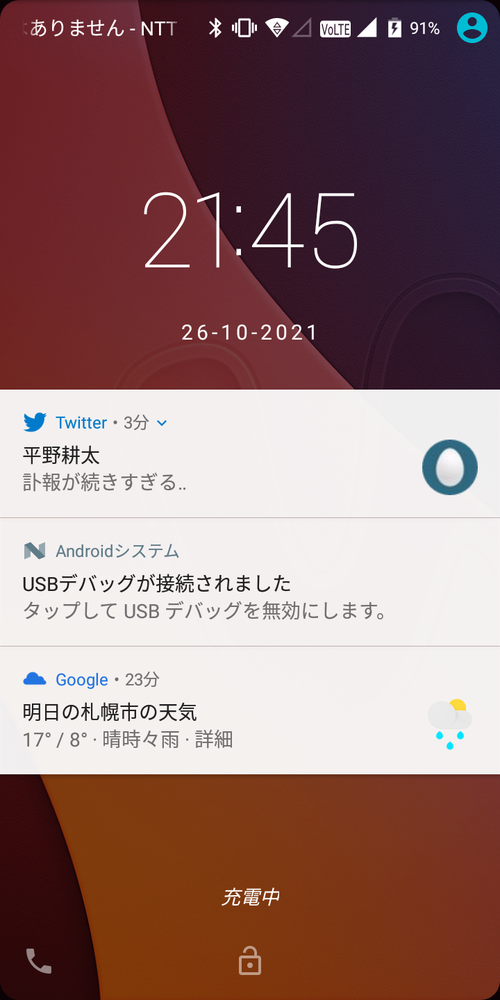
#> input picture cv2_test1/test2/image/power_on_screen2.png, 500 x 1000 px, shrunk from 720 x 1440 before the run
$ python matchtemplate_test1.py
#> lines starting #> are read from the running program, lines starting #| are printed output that depends on the picture
# https://pystyle.info/opencv-template-matching/

import cv2
import numpy as np
from IPython.display import Image, display
from matplotlib import pyplot as plt


def imshow(img):
    """ndarray 配列をインラインで Notebook 上に表示する。
    """
    ret, encoded = cv2.imencode(".jpg", img)
    display(Image(encoded))


path_base = 'image/power_on_screen2.png'
path_temp = 'image/key_mark3.png'
path_temp = 'image/key_mark2.png'

# 入力画像、テンプレート画像を読み込む。
img_base = cv2.imread(path_base)  # 入力画像
#> img_base is the input picture: shape (1000, 500, 3); mean B, G, R 113.4, 114.8, 147.3
img_temp = cv2.imread(path_temp)  # テンプレート画像
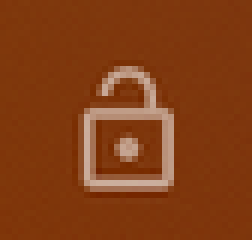
#> input picture cv2_test1/test2/image/key_mark2.png, 42 x 40 px, shrunk from 61 x 57 before the run (shown 6 times larger)
#> img_temp is the input picture: shape (40, 42, 3); mean B, G, R 21.4, 62.2, 131.5

# テンプレートマッチングを行う。
result = cv2.matchTemplate(img_base, img_temp, cv2.TM_CCOEFF_NORMED)
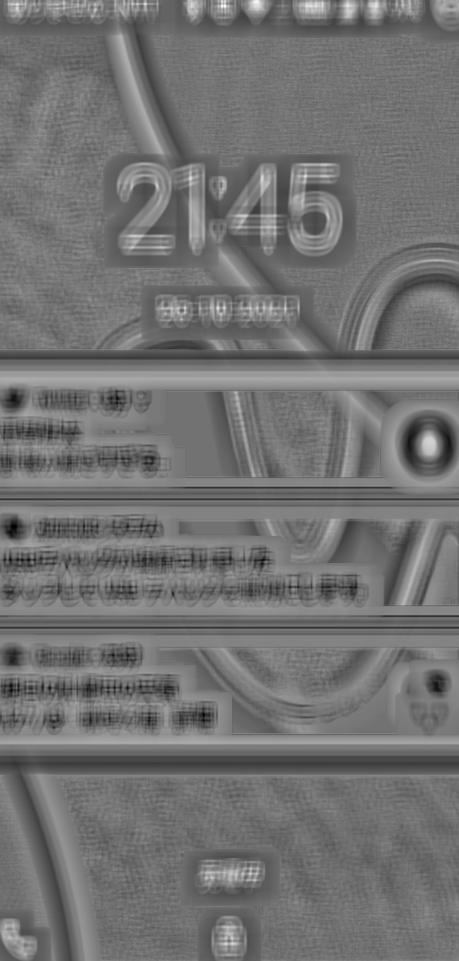
#> result: shape (961, 459) float32; min -0.366, max 0.45, mean 0.000351; drawn with min black and max white

print(result.shape)
#| (961, 459)

imshow(img_temp)
#> in imshow, `ret, encoded = cv2.imencode(".jpg", img)`: encoded = 1214 values, max 255 at index 0, min 0 at index 4, mean 104.2
